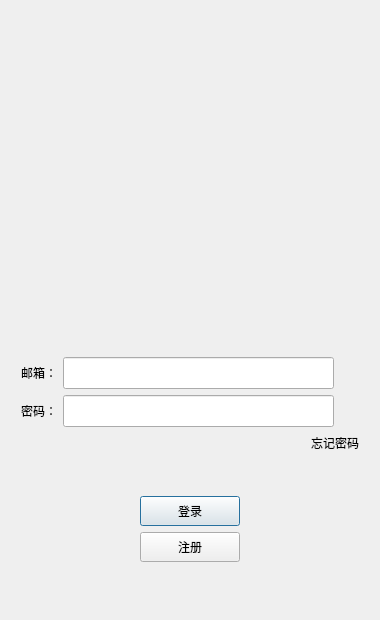
<?xml version="1.0" encoding="UTF-8"?>
<ui version="4.0">
 <class>LoginDialog</class>
 <widget class="QDialog" name="LoginDialog">
  <property name="geometry">
   <rect>
    <x>0</x>
    <y>0</y>
    <width>380</width>
    <height>620</height>
   </rect>
  </property>
  <property name="minimumSize">
   <size>
    <width>380</width>
    <height>620</height>
   </size>
  </property>
  <property name="maximumSize">
   <size>
    <width>380</width>
    <height>620</height>
   </size>
  </property>
  <property name="windowTitle">
   <string>Dialog</string>
  </property>
  <layout class="QVBoxLayout" name="verticalLayout_3">
   <item>
    <layout class="QVBoxLayout" name="verticalLayout_2">
     <property name="leftMargin">
      <number>10</number>
     </property>
     <property name="topMargin">
      <number>10</number>
     </property>
     <property name="rightMargin">
      <number>10</number>
     </property>
     <property name="bottomMargin">
      <number>10</number>
     </property>
     <item>
      <widget class="QLabel" name="err_tip">
       <property name="minimumSize">
        <size>
         <width>0</width>
         <height>32</height>
        </size>
       </property>
       <property name="maximumSize">
        <size>
         <width>16777215</width>
         <height>32</height>
        </size>
       </property>
       <property name="text">
        <string/>
       </property>
       <property name="alignment">
        <set>Qt::AlignCenter</set>
       </property>
      </widget>
     </item>
     <item>
      <widget class="QWidget" name="head_widget" native="true">
       <property name="minimumSize">
        <size>
         <width>220</width>
         <height>255</height>
        </size>
       </property>
       <layout class="QGridLayout" name="gridLayout">
        <item row="1" column="0">
         <widget class="QLabel" name="head_label">
          <property name="minimumSize">
           <size>
            <width>220</width>
            <height>220</height>
           </size>
          </property>
          <property name="maximumSize">
           <size>
            <width>220</width>
            <height>220</height>
           </size>
          </property>
          <property name="text">
           <string/>
          </property>
         </widget>
        </item>
       </layout>
      </widget>
     </item>
     <item>
      <spacer name="verticalSpacer_3">
       <property name="orientation">
        <enum>Qt::Vertical</enum>
       </property>
       <property name="sizeHint" stdset="0">
        <size>
         <width>20</width>
         <height>40</height>
        </size>
       </property>
      </spacer>
     </item>
     <item>
      <layout class="QHBoxLayout" name="horizontalLayout_2">
       <item>
        <widget class="QLabel" name="email_lb">
         <property name="minimumSize">
          <size>
           <width>0</width>
           <height>32</height>
          </size>
         </property>
         <property name="maximumSize">
          <size>
           <width>16777215</width>
           <height>32</height>
          </size>
         </property>
         <property name="text">
          <string>邮箱：</string>
         </property>
        </widget>
       </item>
       <item>
        <widget class="QLineEdit" name="email_edit">
         <property name="minimumSize">
          <size>
           <width>0</width>
           <height>32</height>
          </size>
         </property>
         <property name="maximumSize">
          <size>
           <width>16777215</width>
           <height>32</height>
          </size>
         </property>
        </widget>
       </item>
       <item>
        <spacer name="horizontalSpacer_6">
         <property name="orientation">
          <enum>Qt::Horizontal</enum>
         </property>
         <property name="sizeType">
          <enum>QSizePolicy::Fixed</enum>
         </property>
         <property name="sizeHint" stdset="0">
          <size>
           <width>25</width>
           <height>20</height>
          </size>
         </property>
        </spacer>
       </item>
      </layout>
     </item>
     <item>
      <layout class="QHBoxLayout" name="horizontalLayout_3">
       <item>
        <widget class="QLabel" name="pass_label">
         <property name="minimumSize">
          <size>
           <width>0</width>
           <height>32</height>
          </size>
         </property>
         <property name="maximumSize">
          <size>
           <width>16777215</width>
           <height>32</height>
          </size>
         </property>
         <property name="text">
          <string>密码：</string>
         </property>
        </widget>
       </item>
       <item>
        <widget class="QLineEdit" name="pass_edit">
         <property name="minimumSize">
          <size>
           <width>0</width>
           <height>32</height>
          </size>
         </property>
         <property name="maximumSize">
          <size>
           <width>16777215</width>
           <height>32</height>
          </size>
         </property>
        </widget>
       </item>
       <item>
        <spacer name="horizontalSpacer_7">
         <property name="orientation">
          <enum>Qt::Horizontal</enum>
         </property>
         <property name="sizeType">
          <enum>QSizePolicy::Fixed</enum>
         </property>
         <property name="sizeHint" stdset="0">
          <size>
           <width>25</width>
           <height>20</height>
          </size>
         </property>
        </spacer>
       </item>
      </layout>
     </item>
     <item>
      <layout class="QHBoxLayout" name="horizontalLayout_4">
       <item>
        <spacer name="horizontalSpacer">
         <property name="orientation">
          <enum>Qt::Horizontal</enum>
         </property>
         <property name="sizeHint" stdset="0">
          <size>
           <width>40</width>
           <height>20</height>
          </size>
         </property>
        </spacer>
       </item>
       <item>
        <widget class="ClickedLabel" name="forget_label">
         <property name="text">
          <string>忘记密码</string>
         </property>
        </widget>
       </item>
      </layout>
     </item>
     <item>
      <spacer name="verticalSpacer_2">
       <property name="orientation">
        <enum>Qt::Vertical</enum>
       </property>
       <property name="sizeHint" stdset="0">
        <size>
         <width>20</width>
         <height>40</height>
        </size>
       </property>
      </spacer>
     </item>
     <item>
      <layout class="QHBoxLayout" name="horizontalLayout_5">
       <item>
        <spacer name="horizontalSpacer_2">
         <property name="orientation">
          <enum>Qt::Horizontal</enum>
         </property>
         <property name="sizeHint" stdset="0">
          <size>
           <width>40</width>
           <height>20</height>
          </size>
         </property>
        </spacer>
       </item>
       <item>
        <widget class="QPushButton" name="login_btn">
         <property name="minimumSize">
          <size>
           <width>100</width>
           <height>30</height>
          </size>
         </property>
         <property name="text">
          <string>登录</string>
         </property>
        </widget>
       </item>
       <item>
        <spacer name="horizontalSpacer_3">
         <property name="orientation">
          <enum>Qt::Horizontal</enum>
         </property>
         <property name="sizeHint" stdset="0">
          <size>
           <width>40</width>
           <height>20</height>
          </size>
         </property>
        </spacer>
       </item>
      </layout>
     </item>
     <item>
      <layout class="QHBoxLayout" name="horizontalLayout_6">
       <item>
        <spacer name="horizontalSpacer_4">
         <property name="orientation">
          <enum>Qt::Horizontal</enum>
         </property>
         <property name="sizeHint" stdset="0">
          <size>
           <width>40</width>
           <height>20</height>
          </size>
         </property>
        </spacer>
       </item>
       <item>
        <widget class="QPushButton" name="reg_btn">
         <property name="minimumSize">
          <size>
           <width>100</width>
           <height>30</height>
          </size>
         </property>
         <property name="text">
          <string>注册</string>
         </property>
        </widget>
       </item>
       <item>
        <spacer name="horizontalSpacer_5">
         <property name="orientation">
          <enum>Qt::Horizontal</enum>
         </property>
         <property name="sizeHint" stdset="0">
          <size>
           <width>40</width>
           <height>20</height>
          </size>
         </property>
        </spacer>
       </item>
      </layout>
     </item>
     <item>
      <spacer name="verticalSpacer">
       <property name="orientation">
        <enum>Qt::Vertical</enum>
       </property>
       <property name="sizeHint" stdset="0">
        <size>
         <width>20</width>
         <height>40</height>
        </size>
       </property>
      </spacer>
     </item>
    </layout>
   </item>
  </layout>
 </widget>
 <customwidgets>
  <customwidget>
   <class>ClickedLabel</class>
   <extends>QLabel</extends>
   <header>clickedlabel.h</header>
  </customwidget>
 </customwidgets>
 <resources/>
 <connections/>
</ui>
